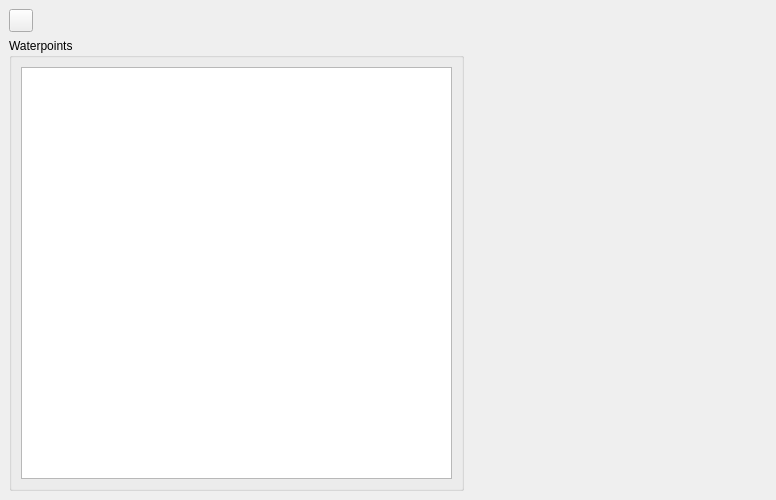
<?xml version="1.0" encoding="UTF-8"?>
<ui version="4.0">
 <class>WaterpointViewBase</class>
 <widget class="QDockWidget" name="WaterpointViewBase">
  <property name="geometry">
   <rect>
    <x>0</x>
    <y>0</y>
    <width>776</width>
    <height>500</height>
   </rect>
  </property>
  <property name="sizePolicy">
   <sizepolicy hsizetype="MinimumExpanding" vsizetype="Minimum">
    <horstretch>0</horstretch>
    <verstretch>0</verstretch>
   </sizepolicy>
  </property>
  <property name="layoutDirection">
   <enum>Qt::LeftToRight</enum>
  </property>
  <property name="styleSheet">
   <string notr="true"/>
  </property>
  <property name="windowTitle">
   <string>MLA Paddock Power | Plan Waterpoints</string>
  </property>
  <widget class="QWidget" name="dockWidgetContents">
   <property name="sizePolicy">
    <sizepolicy hsizetype="MinimumExpanding" vsizetype="MinimumExpanding">
     <horstretch>0</horstretch>
     <verstretch>0</verstretch>
    </sizepolicy>
   </property>
   <property name="layoutDirection">
    <enum>Qt::LeftToRight</enum>
   </property>
   <property name="styleSheet">
    <string notr="true"/>
   </property>
   <layout class="QVBoxLayout" name="verticalLayout">
    <item>
     <layout class="QHBoxLayout" name="headerLayout">
      <item>
       <widget class="QToolButton" name="sketchWaterpointButton">
        <property name="toolTip">
         <string>Sketch a Waterpoint …</string>
        </property>
        <property name="text">
         <string/>
        </property>
        <property name="icon">
         <iconset>
          <normaloff>../../../images/new-split-paddock.png</normaloff>../../../images/new-split-paddock.png</iconset>
        </property>
       </widget>
      </item>
      <item>
       <spacer name="toolbarSpacer">
        <property name="orientation">
         <enum>Qt::Horizontal</enum>
        </property>
        <property name="sizeHint" stdset="0">
         <size>
          <width>40</width>
          <height>20</height>
         </size>
        </property>
       </spacer>
      </item>
     </layout>
    </item>
    <item>
     <layout class="QHBoxLayout" name="contentLayout" stretch="3,2">
      <property name="topMargin">
       <number>0</number>
      </property>
      <item>
       <widget class="QGroupBox" name="waterpointListGroupBox">
        <property name="sizePolicy">
         <sizepolicy hsizetype="Expanding" vsizetype="MinimumExpanding">
          <horstretch>0</horstretch>
          <verstretch>0</verstretch>
         </sizepolicy>
        </property>
        <property name="title">
         <string>Waterpoints</string>
        </property>
        <layout class="QVBoxLayout" name="waterpointsVerticalLayout">
         <item>
          <widget class="WaterpointLayerList" name="waterpointList"/>
         </item>
        </layout>
       </widget>
      </item>
      <item>
       <spacer name="horizontalSpacer">
        <property name="orientation">
         <enum>Qt::Horizontal</enum>
        </property>
        <property name="sizeType">
         <enum>QSizePolicy::MinimumExpanding</enum>
        </property>
        <property name="sizeHint" stdset="0">
         <size>
          <width>300</width>
          <height>20</height>
         </size>
        </property>
       </spacer>
      </item>
     </layout>
    </item>
   </layout>
  </widget>
 </widget>
 <customwidgets>
  <customwidget>
   <class>WaterpointLayerList</class>
   <extends>QListWidget</extends>
   <header>mlapp/src/widgets/feature_list/waterpoint_layer_list</header>
  </customwidget>
 </customwidgets>
 <resources/>
 <connections/>
</ui>
